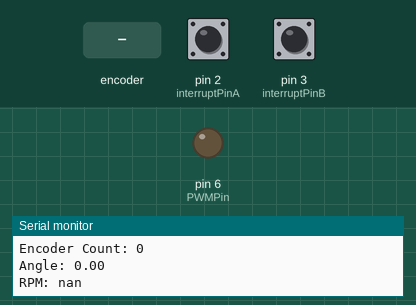
A sketch run on a simulated Arduino Uno, built with avr-gcc and run on an emulated ATmega328P. Parts: output pins drawn as LEDs (lit = HIGH), the last lines printed to the serial monitor. The test bench sets the inputs (shaded band); at power-on: pin 2 (interruptPinA) HIGH, pin 3 (interruptPinB) HIGH.

Above: at 0.1 s.
At 1.2 s:
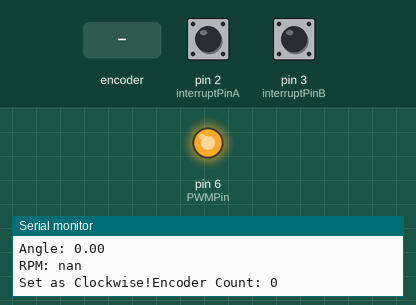
1.3 s: rotary encoder on pin 2 (interruptPinA) / pin 3 (interruptPinB) turned 3 steps (first pin leading)
Timing chart, 0 to 4.3 s (numbered marks = the images above; inputs shaded):
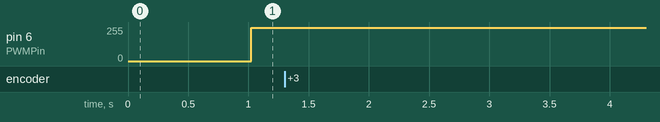

The sketch:

control_position.ino
```cpp
const byte interruptPinA = 2;
const byte interruptPinB = 3;
volatile long EncoderCount = 0;
const int PWM = 250;
const byte DirPin1 = 7;
const byte DirPin2 = 8;
const byte PWMPin = 6;

float Theta, RPM;
float Theta_prev = 0;
unsigned long t;
unsigned long t_prev = 0;
int dt;
int dt_desired = 20;
float CountPerRev = 3286;

void setup()
{
  Serial.begin(9600);


  pinMode(interruptPinA, INPUT_PULLUP);
  pinMode(interruptPinB, INPUT_PULLUP);
  attachInterrupt(digitalPinToInterrupt(interruptPinA), ISR_EncoderA, CHANGE);
  attachInterrupt(digitalPinToInterrupt(interruptPinB), ISR_EncoderB, CHANGE);
}

void loop()
{
  Serial.print("Encoder Count: ");
  Serial.println(EncoderCount);

  t = millis();


  Theta = (EncoderCount / CountPerRev);
  dt = (t - t_prev);               // time step in milliseconds
  RPM = (Theta - Theta_prev) / (dt / 1000.0) * 60; // Velocity in rev/minute
  t_prev = t;
  Theta_prev = Theta;

  Serial.print("Angle: ");
  Serial.println(Theta);
  Serial.print("RPM: ");
  Serial.println(RPM);
  delay(dt_desired - (t - millis()));

  delay(1000);


  analogWrite(PWMPin, PWM);
  Serial.print("Set as Clockwise!");
  delay(200);
  digitalWrite(DirPin1, HIGH);
  digitalWrite(DirPin2, LOW);


}

/************************************************************************************/
void ISR_EncoderA() {

  bool PinB = digitalRead(interruptPinB);
  bool PinA = digitalRead(interruptPinA);
  if (PinB == LOW) {
    if (PinA == HIGH) {
      EncoderCount++;
    }
    else {
      EncoderCount--;
    }
  }
  else {
    if (PinA == HIGH) {
      EncoderCount--;
    }
    else {
      EncoderCount++;
    }
  }
}
/************************************************************************************/

void ISR_EncoderB() {
  bool PinA = digitalRead(interruptPinA);
  bool PinB = digitalRead(interruptPinB);
  if (PinA == LOW) {
    if (PinB == HIGH) {
      EncoderCount--;
    }
    else {
      EncoderCount++;
    }
  }
  else {
    if (PinB == HIGH) {
      EncoderCount++;
    }
    else {
      EncoderCount--;
    }
  }
}

/************************************************************************************/
```
